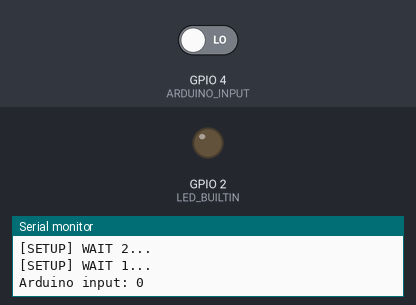
Simulated run of this sketch. Board: ESP8266 (NodeMCU). Parts: output pins drawn as LEDs (lit = HIGH, except the on-board LED, lit = LOW), the last lines printed to the serial monitor. The test bench sets the inputs (shaded band); at power-on: GPIO 4 (ARDUINO_INPUT) LOW. WiFi joins after 1.5 s; servers stay silent unless stated; web services answer with replies made up by the test bench. At 7.7 s the program restarts the board; the recording ends there.

Above: at 4.1 s.
At 5.2 s:
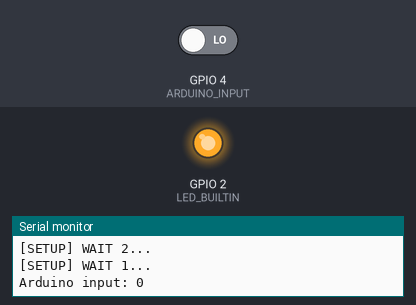
5.3 s: GPIO 4 (ARDUINO_INPUT) driven HIGH
At 6.3 s:
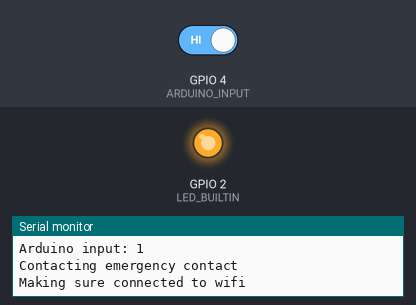
Timing chart, 0 to 7.7 s (numbered marks = the images above; inputs shaded):
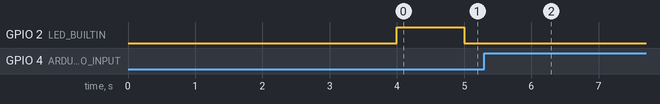

The sketch:

d1wifimodel.ino
```cpp
#include <Arduino.h>

#include <ESP8266WiFi.h>
#include <ESP8266WiFiMulti.h>

#include <ESP8266HTTPClient.h>

#include <WiFiClient.h>

// #define ARDUINO_INPUT D2

int ARDUINO_INPUT = 4;


ESP8266WiFiMulti WiFiMulti;


const char* ssid = "RESNET-GUEST-DEVICE"; // Replace with your Wi-Fi network SSID
const char* password = "ResnetConnect"; // Replace with your Wi-Fi network password
const char* webhooksURL = "http://maker.ifttt.com/trigger/breathalyzer_activated/with/key/nKLXNaMKdLzjFnjJksXepbWaGnC_Ae-yMQ6rc83vnQV"; // Replace with your Webhooks URL


void setup() {
  Serial.begin(115200);
  pinMode(LED_BUILTIN, OUTPUT);
  pinMode(ARDUINO_INPUT, INPUT);
  digitalWrite(LED_BUILTIN, LOW);

  Serial.println();
  Serial.println();
  Serial.println();


  for (uint8_t t = 4; t > 0; t--) {
    Serial.printf("[SETUP] WAIT %d...\n", t);
    Serial.flush();
    delay(1000);
  }


  WiFi.mode(WIFI_STA);
  // WiFiMulti.addAP(ssid);
  WiFiMulti.addAP(ssid, password);


}


void loop() {
    // watch out for emergency contact


    byte input = digitalRead(ARDUINO_INPUT);
    Serial.print("Arduino input: ");
    Serial.println(input);
    if (input == 1) {
      Serial.println("Contacting emergency contact");
      Serial.println("Making sure connected to wifi");
      if ((WiFiMulti.run() == WL_CONNECTED)) {


        WiFiClient client;


        HTTPClient http;


        Serial.println("[HTTP] begin...\n");


        if (http.begin(client, webhooksURL)) {  // HTTP
          Serial.print("[HTTP] POST...\n");
          // start connection and send HTTP header
          int httpCode = http.POST("");


          // httpCode will be negative on error
          if (httpCode > 0) {
            // HTTP header has been send and Server response header has been handled
            Serial.printf("[HTTP] POST... code: %d\n", httpCode);


            // file found at server
            if (httpCode == HTTP_CODE_OK || httpCode == HTTP_CODE_MOVED_PERMANENTLY) {
            String payload = http.getString();
            Serial.println(payload);
            }


            while (1) {} // exit
          } else {
            Serial.printf("[HTTP] POST... failed, error: %s\n", http.errorToString(httpCode).c_str());
          }


          http.end();
        } else {
          Serial.println("[HTTP] Unable to connect");
        }
      }
    }

    digitalWrite(LED_BUILTIN, HIGH);
    delay(1000);
    digitalWrite(LED_BUILTIN, LOW);
    delay(1000);
}
```

Measured:
- after the input at 5.3 s, GPIO 2 (LED_BUILTIN): stays LOW (without the input it goes to HIGH after 0.70 s)
